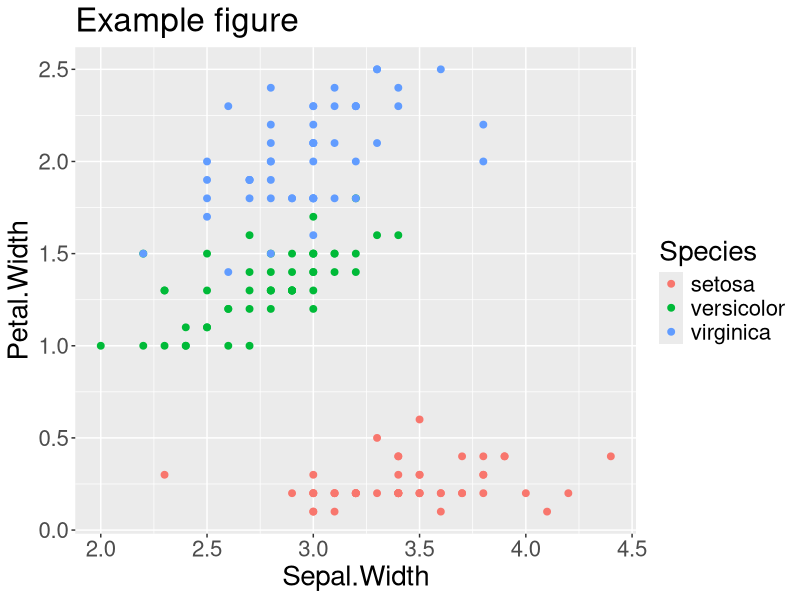

Reproduce this figure in R.
## ---- chunk 1
library(ggplot2)
## ---- chunk 2
ggplot(iris, aes(Sepal.Width, Petal.Width, col = Species)) +
  geom_point(size = 2) +
  ggtitle('Example figure') +
  theme(text = element_text(size = 20))
## ---- chunk 3
# Here is an example code chunk with output

head(iris)
## ---- chunk 4
# This code chunk could also have been hidden so that only the output is displayed.
# To achieve that, use the chunk option include=FALSE

knitr::kable(head(iris))
